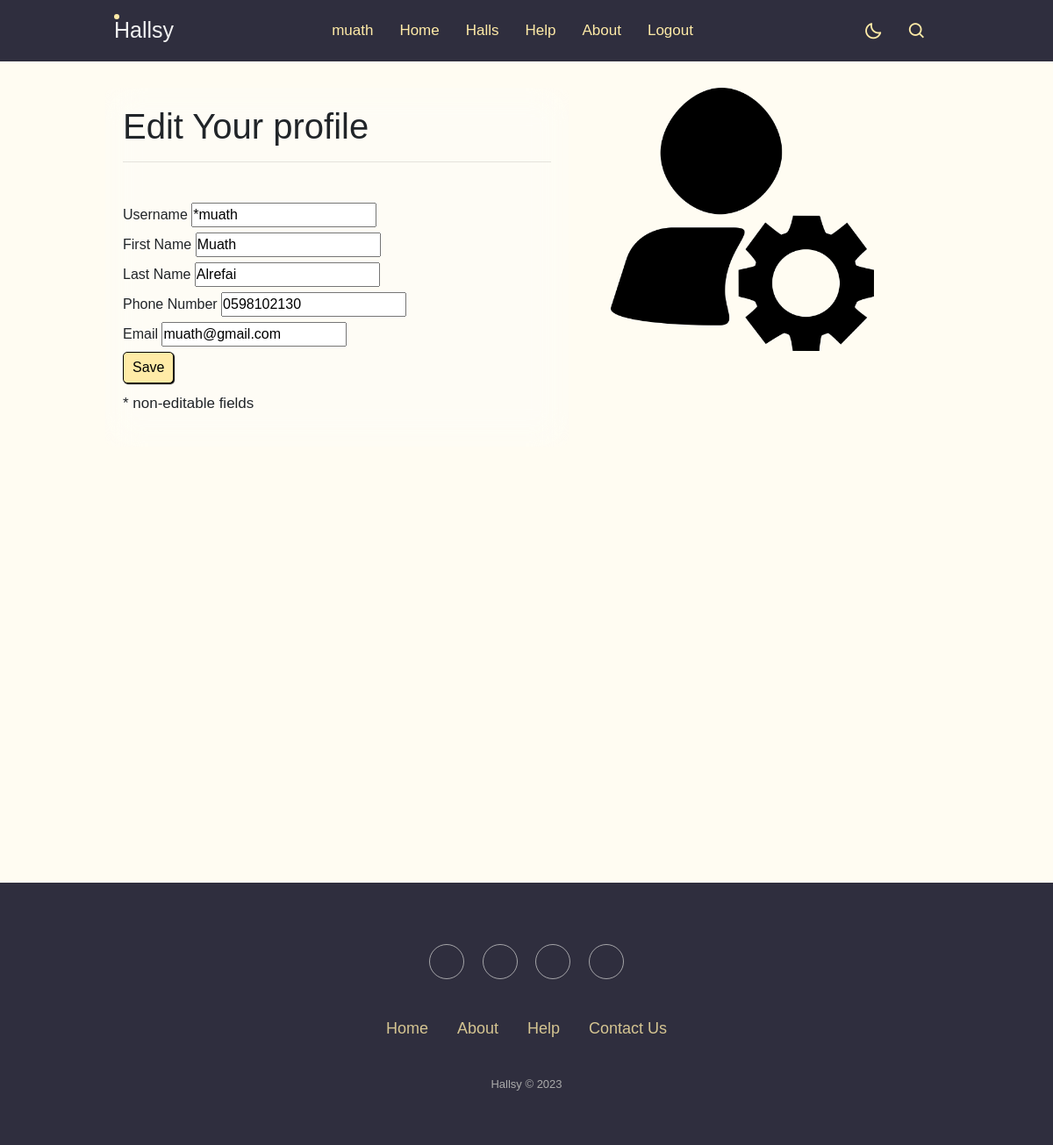
The page /edit_profile (signed in) on the database its author committed.
### login_app/models.py (models this page shows)
class User(models.Model):
    username = models.CharField(max_length=45)
    first_name = models.CharField(max_length=45)
    last_name = models.CharField(max_length=45)
    email = models.EmailField(max_length=254)
    password = models.CharField(max_length=255)
    phone = models.CharField(max_length=10, default=0000000000)
    created_at = models.DateTimeField(auto_now_add=True)
    updated_at = models.DateTimeField(auto_now=True)
    objects = Validator()

### halls_app/views.py (the view)
# urls.py: path('edit_profile', views.edit_profile),
def edit_profile(request):
    context = {
        "user": models.get_user_session(request),
    }
    return render(request, 'user/edit_profile.html', context)

### halls_app/models.py (called while the page is built)
def get_user_session(request):
    return User.objects.get(id=request.session['userid'])

### halls_app/templates/user/edit_profile.html (shortened to what this page needs)
<!doctype html>
<html>
<head>
    {% load static %}
    <link rel="stylesheet" href="https://use.fontawesome.com/releases/v5.15.4/css/all.css"/>
    <link href='https://unpkg.com/boxicons@2.1.4/css/boxicons.min.css' rel='stylesheet'>
    <link rel="stylesheet" href="https://cdnjs.cloudflare.com/ajax/libs/twitter-bootstrap/4.1.3/css/bootstrap.min.css">
    <link rel="stylesheet" href="https://cdnjs.cloudflare.com/ajax/libs/ionicons/2.0.1/css/ionicons.min.css">
    <link rel="stylesheet" href="https://cdnjs.cloudflare.com/ajax/libs/twitter-bootstrap/4.1.3/css/bootstrap.min.css">
    <link rel="stylesheet" href="{% static 'cities/style.css' %}">
</head>
 <body>
  <nav>
  <div class="nav-bar">
    <span class="logo navLogo"><a href="">Hallsy</a></span>
    <div class="menu">
        <ul class="nav-links">
          <li><a href="/profile">{{user.username}}</a></li>
          <li><a href="/cities">Home</a></li>
          <li><a href="/halls">Halls</a></li>
          <li><a href="/help">Help</a></li>
          <li><a href="/about">About</a></li>
          <li><a href="/logout_user">Logout</a></li>
        </ul>
    </div>
    <div class="darkLight-searchBox">
      <div class="drak-light">
        <i class='bx bx-moon moon' ></i>
      </div>
        <div class="searchBox">
            <div class="searchToggle">
              <i class='bx bx-search search' ></i>
            </div>
          </div>
      </div>
    </div>
  </nav>
  <div class="section">
    <div class="container_about">
        <div class="content-section">
            <div class="title">
              <h1>Edit Your profile</h1><hr><br>
            </div>
            <div class="content">
            <form action="/update_profile" method="POST">
                <label for="username">Username</label>
                <input type="text" name="username" value="*{{user.username}}" readonly><br>
                <label for="first_name">First Name</label>
                <input type="text" name="first_name" value="{{user.first_name}}"><br>
                <label for="first_name">Last Name</label>
                <input type="text" name="last_name" value="{{user.last_name}}"><br>
                <label for="first_name">Phone Number</label>
                <input type="text" name="phone" value="{{user.phone}}"><br>
                <label for="first_name">Email</label>
                <input type="email" name="email" value="{{user.email}}"><br>
                <button type="submit" class="profile_btn">Save</button>
                <p>* non-editable fields</p>
            </form>
            </div>
        </div>
        <div class="image-section">
            <img src="{% static 'cities/edit_profile.png' %}" alt="edit_profile.png" style="width: 300px;">
        </div>
    </div>
  </div>
  <div class="footer-basic">
    <footer>
        <div class="social">
            <a href="#"></a>
            <a href="#"></a>
            <a href="#"></a>
            <a href="#"></a>
        </div>
        <ul class="list-inline">
            <li class="list-inline-item"><a href="/cities_all">Home</a></li>
            <li class="list-inline-item"><a href="/about_all">About</a></li>
            <li class="list-inline-item"><a href="/help_all">Help</a></li>
            <li class="list-inline-item"><a href="#">Contact Us</a></li>
        </ul>
        <br>
        <p class="copyright">Hallsy © 2023</p>
    </footer>
</div>
    </body>
</html>

### halls_app/static/cities/style.css (style rules this page uses)
* { margin: 0; padding: 0; box-sizing: border-box; font-family: "Poppins", sans-serif; }
:root { --body-color: #e4e9f7; --nav-color: #4070f4; --side-nav: #010718; --text-color: #ffeba7; --search-bar: #f2f2f2; --search-text: #010718; }
body { height: 100vh; background-color: var(--body-color); }
nav { position: fixed; top: 0; left: 0; height: 70px; width: 100%; background-color: #2f2e3e; z-index: 100; }
nav .nav-bar { position: relative; height: 100%; max-width: 1000px; width: 100%; background-color: #2f2e3e; margin: 0 auto; padding: 0 30px; display: flex; align-items: center; justify-content: space-between; }
nav .nav-bar .logo a { font-size: 25px; font-weight: 500; color: var(--search-bar); text-decoration: none; }
.nav-bar .nav-links { display: flex; align-items: center; margin: 10px; }
.nav-bar .nav-links li { margin: 0 5px; list-style: none; }
.nav-links li a { position: relative; font-size: 17px; font-weight: 400; color: var(--text-color); text-decoration: none; padding: 10px; }
.nav-bar .logo a::before { content: ""; position: absolute; height: 6px; width: 6px; border-radius: 50%; background-color: #ffeba7; }
.nav-links li a::before { content: ""; position: absolute; left: 40%; bottom: 0; transform: translateX(50%); height: 6px; width: 6px; border-radius: 50%; background-color: #ffeba7; opacity: 0; transition: all 0.3s ease; }
.nav-bar .darkLight-searchBox { display: flex; align-items: center; }
.darkLight-searchBox .drak-light, .darkLight-searchBox .searchToggle { height: 40px; width: 40px; display: flex; align-items: center; justify-content: center; margin: 0 5px; }
.drak-light i, .searchToggle i { position: absolute; color: var(--text-color); font-size: 22px; cursor: pointer; transition: all 0.3s ease; }
.searchBox { position: relative; }
body { background-color: #fffcf2; -webkit-animation: slidein 100s; animation: slidein 100s; -webkit-animation-fill-mode: forwards; animation-fill-mode: forwards; -webkit-animation-iteration-count: infinite; animation-iteration-count: infinite; -webkit-animation-direction: alternate; animation-direction: alternate; }
.footer-basic { padding: 60px; background-color: #2f2e3e; color: #ffeba7; position: relative; bottom: -206px; width: 100%; }
.footer-basic ul { padding: 0; list-style: none; text-align: center; font-size: 18px; line-height: 1.6; margin-bottom: 0; }
.footer-basic li { padding: 0 10px; }
.footer-basic ul a { color: inherit; text-decoration: none; opacity: 0.8; }
.footer-basic .social { text-align: center; padding-bottom: 25px; }
.footer-basic .social > a { font-size: 24px; width: 40px; height: 40px; line-height: 40px; display: inline-block; text-align: center; border-radius: 50%; border: 1px solid #ccc; margin: 10px 8px; color: inherit; opacity: 0.75; }
.footer-basic .copyright { margin-top: 15px; text-align: center; font-size: 13px; color: #aaa; margin-bottom: 0; }
* { margin:0px; padding:0px; box-sizing: border-box; font-family: 'prppine', sans-serif; }
.section { width: 100%; min-height: 100vh; }
.container_about { width: 80%; display: block; margin: auto; padding-top: 100px; }
.content-section { float: left; width: 55%; backdrop-filter: blur(20px) saturate(70%); border-radius: 10px; padding: 20px; }
.image-section { float:right; width: 40%; }
.image-section img { width: 100%; height: auto; border-radius:5px; }
.content-section .title { font-size: 20px; }
.content-section .content p { margin-top: 10px; font-family: sans-serif; font-size: 17px; line-height: 1.5; }
.profile_btn { padding: 5px 10px; background-color: #ffeba7; color: black; border: 1px solid black; box-shadow: 1px 1px 1px; border-radius: 5px; transition: 80ms cubic-bezier(0.33, 1, 0.68, 1); transition-property: color, background-color, box-shadow, border-color; }

### rows shown on the page
User: username "muath", username "*muath", first_name "Muath", last_name "Alrefai", phone "0598102130", email "muath@gmail.com"
